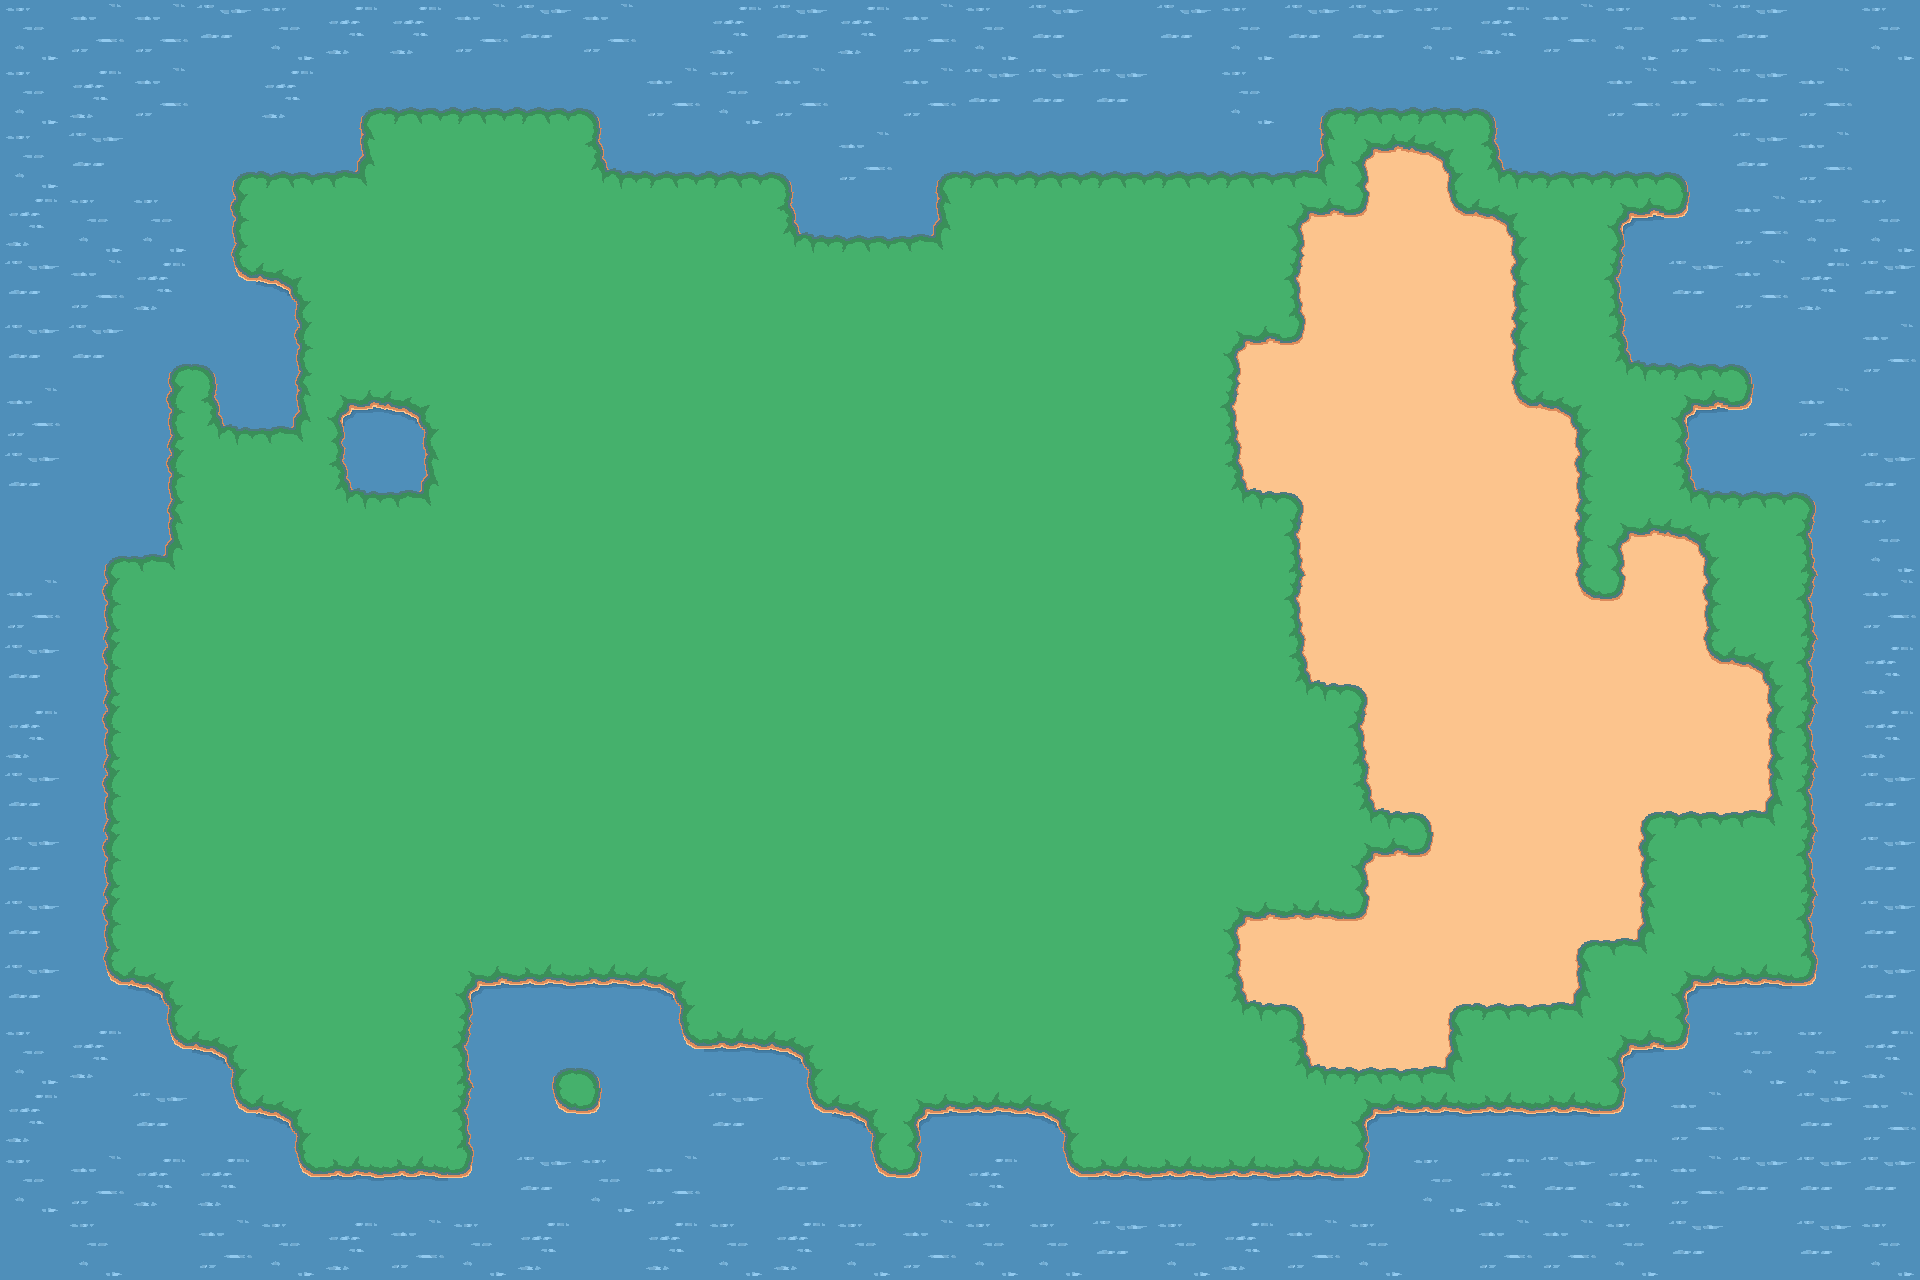

The image is a tile-based game level rendered from a .tmx file. Its description and complete source (layers, tilesets, objects, tile grids) follow:
An orthogonal 30x20 tile map with 64x64 px tiles, 1 tile layer (Tile Layer 1).

<map version="1.10" tiledversion="1.10.2" orientation="orthogonal" renderorder="right-down" width="30" height="20" tilewidth="64" tileheight="64" infinite="0" nextlayerid="2" nextobjectid="1">
 <tileset firstgid="1" source="placeholder.tsx" />
 <layer id="1" name="Tile Layer 1" width="30" height="20">
  <data encoding="csv">
48,62,62,49,48,61,61,62,49,62,59,61,49,61,62,48,49,59,49,48,49,49,48,61,62,48,62,49,59,48,
48,61,62,59,61,43,72,72,72,44,62,48,62,59,62,49,49,49,59,48,43,72,72,44,59,62,62,49,62,59,
48,49,59,43,72,73,4,4,4,71,72,72,44,62,43,72,72,72,72,72,73,1,3,71,72,72,44,49,62,59,
61,48,48,60,4,4,4,4,4,4,4,4,71,72,73,4,4,4,4,4,1,31,30,3,4,45,57,62,48,48,
49,62,61,56,47,4,4,4,4,4,4,4,4,4,4,4,4,4,4,4,14,15,15,16,4,58,49,62,61,49,
49,49,43,44,60,4,4,4,4,4,4,4,4,4,4,4,4,4,4,1,31,15,15,16,4,71,72,44,59,62,
62,59,60,71,73,45,47,4,4,4,4,4,4,4,4,4,4,4,4,14,15,15,15,30,3,4,45,57,62,59,
49,59,60,4,4,71,73,4,4,4,4,4,4,4,4,4,4,4,4,27,18,15,15,15,16,4,71,72,44,49,
59,43,73,4,4,4,4,4,4,4,4,4,4,4,4,4,4,4,4,4,14,15,15,15,16,1,3,4,58,48,
62,60,4,4,4,4,4,4,4,4,4,4,4,4,4,4,4,4,4,4,14,15,15,15,30,31,16,4,58,62,
49,60,4,4,4,4,4,4,4,4,4,4,4,4,4,4,4,4,4,4,27,18,15,15,15,15,30,3,58,61,
61,60,4,4,4,4,4,4,4,4,4,4,4,4,4,4,4,4,4,4,4,14,15,15,15,15,15,16,58,61,
49,60,4,4,4,4,4,4,4,4,4,4,4,4,4,4,4,4,4,4,4,27,18,15,15,17,28,29,58,49,
49,60,4,4,4,4,4,4,4,4,4,4,4,4,4,4,4,4,4,4,4,1,31,15,15,16,4,4,58,49,
49,60,4,4,4,4,4,4,4,4,4,4,4,4,4,4,4,4,4,1,2,31,15,15,17,29,4,4,58,49,
49,56,47,4,4,4,4,45,46,46,47,4,4,4,4,4,4,4,4,27,18,15,17,28,29,4,45,46,57,49,
48,61,56,47,4,4,4,58,43,44,56,46,47,4,4,4,4,4,4,4,27,28,29,4,4,45,57,48,48,61,
61,59,49,56,47,4,4,58,56,57,59,49,56,47,45,46,47,4,4,4,4,45,46,46,46,57,62,59,49,62,
48,62,61,61,56,46,46,57,49,48,62,59,49,56,57,61,56,46,46,46,46,57,48,61,49,61,62,49,49,49,
59,48,59,62,48,61,62,48,61,59,61,48,61,48,62,48,48,49,48,61,62,48,59,62,62,48,49,59,49,48
</data>
 </layer>
</map>